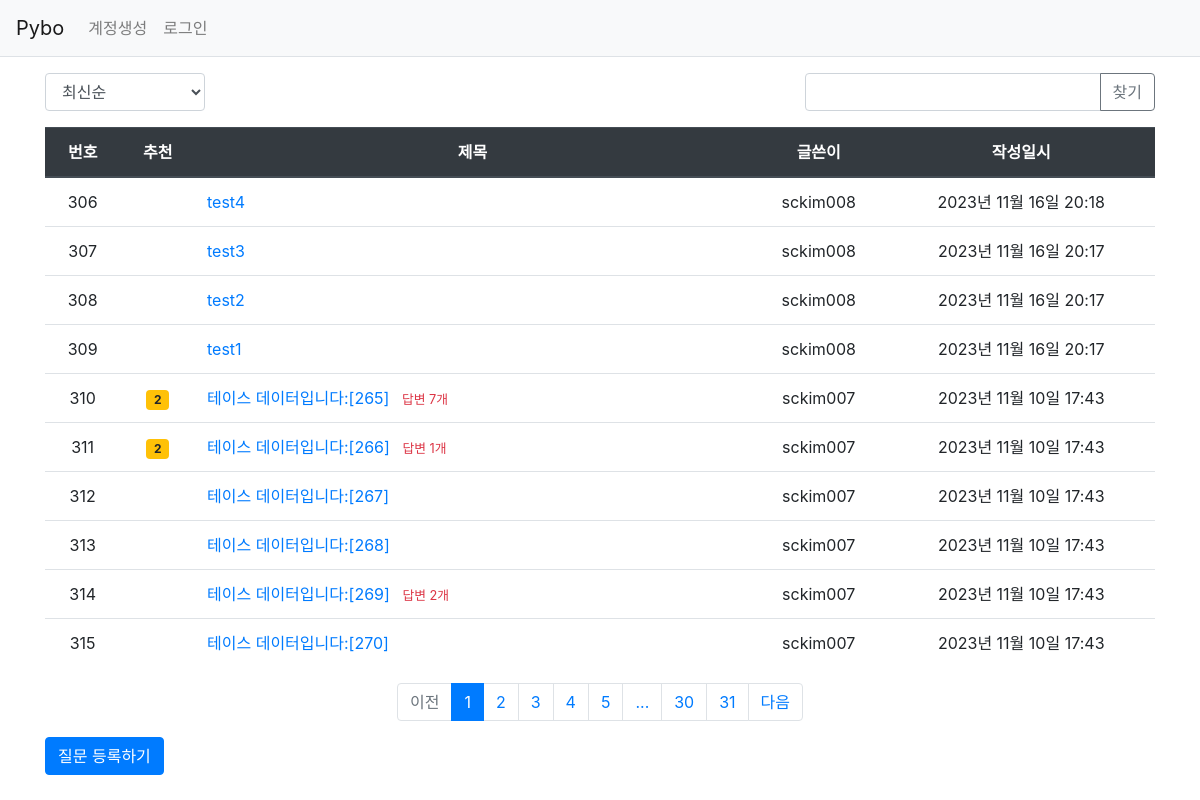
Page /question/list/ on the committed database.
### pybo/models.py (models this page shows)
class Question(db.Model):
    id = db.Column(db.Integer, primary_key=True)
    subject = db.Column(db.String(200), nullable=False)
    content = db.Column(db.Text(), nullable=False)
    create_date = db.Column(db.DateTime(), nullable=False)
    user_id = db.Column(db.Integer,
                        db.ForeignKey('user.id', ondelete='CASCADE'), nullable=False)
    user = db.relationship('User', backref=db.backref('question_set',))
    modify_date = db.Column(db.DateTime(), nullable=True)
    voter = db.relationship('User', secondary=question_voter,
                            backref=db.backref('question_voter_set'))

class User(db.Model):
    id = db.Column(db.Integer, primary_key=True)
    username = db.Column(db.String(150), unique=True, nullable=False)
    password = db.Column(db.String(250), nullable=False)
    email = db.Column(db.String(120), unique=True, nullable=False)

### pybo/views/question_views.py (the view, shortened to what this page needs)
@bp.route('/list/')
def _list():
    page = request.args.get('page', type=int, default=1)  # 페이지
    kw = request.args.get('kw', type=str, default='')
    so = request.args.get('so', type=str, default='recent')
    if so == 'recommend':
        sub_query = db.session.query(
            question_voter.c.question_id, func.count('*').label('num_voter')) \
            .group_by(question_voter.c.question_id).subquery()
        question_list = Question.query \
            .outerjoin(sub_query, Question.id == sub_query.c.question_id) \
            .order_by(sub_query.c.num_voter.desc(), Question.create_date.desc())
    else:  # 최근질문
        question_list = Question.query.order_by(Question.create_date.desc())
    question_list = question_list.paginate(page=page, per_page=10)
    return render_template('question/question_list.html',
                           question_list=question_list, page=page, kw=kw, so=so)

### pybo/filter.py (called while the page is built)
def format_datetime(value, fmt='%Y년 %m월 %d일 %H:%M'):
    return value.strftime(fmt)

### pybo/views/auth_views.py (called while the page is built)
@bp.before_app_request
def load_logged_in_user():
    user_id = session.get('user_id')
    if user_id is None:
        g.user = None
    else:
        g.user = User.query.get(user_id)

### pybo/templates/question/question_list.html (shortened to what this page needs)
{% extends 'base.html' %}
{% block content %}
<div class="container my-3">
    <div class="row justify-content-between my-3">
        <div class="col-2">
            <select class="form-control so">
                <option value="recent" {% if so=='recent' %}selected{% endif %}>최신순</option>
            </select>
        </div>
        <div class="col-4 input-group">
            <input type="text" class="form-control kw" value="{{ kw or '' }}">
            <div class="input-group-append">
                <button class="btn btn-outline-secondary" type="button" id="btn_search">찾기</button>
            </div>
        </div>
    </div>
    <table class="table">
        <thead>
        <tr class="text-center thead-dark">
            <th>번호</th>
            <th>추천</th>
            <th style="width:50%">제목</th>
            <th>글쓴이</th>
            <th>작성일시</th>
        </tr>
        </thead>
        <tbody>
        {% if question_list %}
        {% for question in question_list.items %}
        <tr class="text-center">
            <td>{{ question_list.total - ((question_list.page-1) - loop.index0) }}</td>
            <td>
                {% if question.voter |length > 0 %}
                <span class="badge badge-warning px-2 py-1">{{ question.voter |length }}</span>
                {% endif %}
            </td>
            <td class="text-left">
                <a href="{{ url_for('question.detail', question_id=question.id) }}">{{ question.subject }}</a>
                {% if question.answer_set|length > 0 %}
                <span class="text-danger small ml-2" >답변 {{ question.answer_set|length }}개</span>
                {% endif %}
            </td>
            <td>{{ question.user.username }}</td>
            <td>{{ question.create_date|datetime }}</td>
        </tr>
        {% endfor %}
        {% else %}
        <tr>
            <p>질문이 없습니다.</p>
        </tr>
        {% endif %}
        </tbody>
    </table>
    <ul class="pagination justify-content-center">
        {% if question_list.has_prev %}
        <li class="page-item">
            <a class="page-link" data-page="{{ question_list.prev_num }}" href="#">이전</a>
        </li>
        {% else %}
        <li class="page-item disabled">
            <a class="page-link" tabindex="-1" aria-diabled="true" href="#">이전</a>
        </li>
        {% endif %}
        {% for page_num in question_list.iter_pages() %}
            {% if page_num %}
                {% if page_num != question_list.page %}
                <li class="page-item">
                    <a class="page-link" data-page="{{ page_num }}" href="#">{{ page_num }}</a>
                </li>
                {% else %}
                <li class="page-item active" aria-current="page">
                    <a class="page-link" href="#">{{ page_num }}</a>
                </li>
                {% endif %}
            {% else %}
                <li class="disabled">
                    <a class="page-link" href="#">...</a>
                </li>
            {% endif %}
        {% endfor %}
        {% if question_list.has_next %}
        <li class="page-item">
            <a class="page-link" data-page="{{ question_list.next_num }}" href="#">다음</a>
        </li>
        {% else %}
        <li class="page-item disabled">
            <a class="page-link" tabindex="-1" aria-disabled="true" href="#">다음</a>
        </li>
        {% endif%}
    </ul>
    <a href="{{ url_for('question.create') }}" class="btn btn-primary">질문 등록하기</a>
</div>
{% endblock %}

### pybo/templates/base.html (shortened to what this page needs)
<!DOCTYPE html>
<html lang="ko">
<head>
    <link rel="stylesheet" href="{{ url_for('static', filename='bootstrap.min.css') }}">
    <link rel="stylesheet" href="{{ url_for('static', filename='style.css') }}">
</head>
<body>
    {% include "navbar.html" %}
    {% block content %}
    {% endblock %}
</body>
</html>

### pybo/templates/navbar.html (shortened to what this page needs)
<nav class="navbar navbar-expand-lg navbar-light bg-light border-bottom">
    <a class="navbar-brand" href="{{ url_for('main.index') }}">Pybo</a>
    <div class="collapse navbar-collapse flex-grow-0" id="navbarNav">
        {% if g.user %}
        <ul class="navbar-nav">
            <li>
                <a class="nav-link" href="{{ url_for('auth.logout') }}">{{ g.user.username }} 로그아웃</a>
            </li>
        </ul>
        {% else %}
        <ul class="navbar-nav">
            <li class="nav-item">
                <a class="nav-link" href="{{ url_for('auth.signup') }}">계정생성</a>
            </li>
            <li class="nav-item">
                <a class="nav-link" href="{{ url_for('auth.login') }}">로그인</a>
            </li>
        </ul>
        {% endif %}
    </div>
</nav>

### rows in the picture
Question: total "306", subject "test4", user.username "sckim008", create_date "2023년 11월 16일 20:18"
Question: total "307", subject "test3", user.username "sckim008", create_date "2023년 11월 16일 20:17"
Question: question_list.total-((question_list.page-1)-loop.index0) "308", subject "test2", user.username "sckim008", create_date "2023년 11월 16일 20:17"
Question: total "309", subject "test1", user.username "sckim008", create_date "2023년 11월 16일 20:17"
Question: total "310", voter|length "2", subject "테이스 데이터입니다:[265]", answer_set|length "7", user.username "sckim007", create_date "2023년 11월 10일 17:43"
Question: total "311", voter|length "2", subject "테이스 데이터입니다:[266]", answer_set|length "1", user.username "sckim007", create_date "2023년 11월 10일 17:43"
Question: total "312", subject "테이스 데이터입니다:[267]", user.username "sckim007", create_date "2023년 11월 10일 17:43"
Question: total "313", subject "테이스 데이터입니다:[268]", user.username "sckim007", create_date "2023년 11월 10일 17:43"
Question: total "314", subject "테이스 데이터입니다:[269]", answer_set|length "2", user.username "sckim007", create_date "2023년 11월 10일 17:43"
Question: total "315", subject "테이스 데이터입니다:[270]", user.username "sckim007", create_date "2023년 11월 10일 17:43"

### other values in the picture
{{ page_num }} "1"
{{ page_num }} "2" "3" "4" "5" "30" "31"
